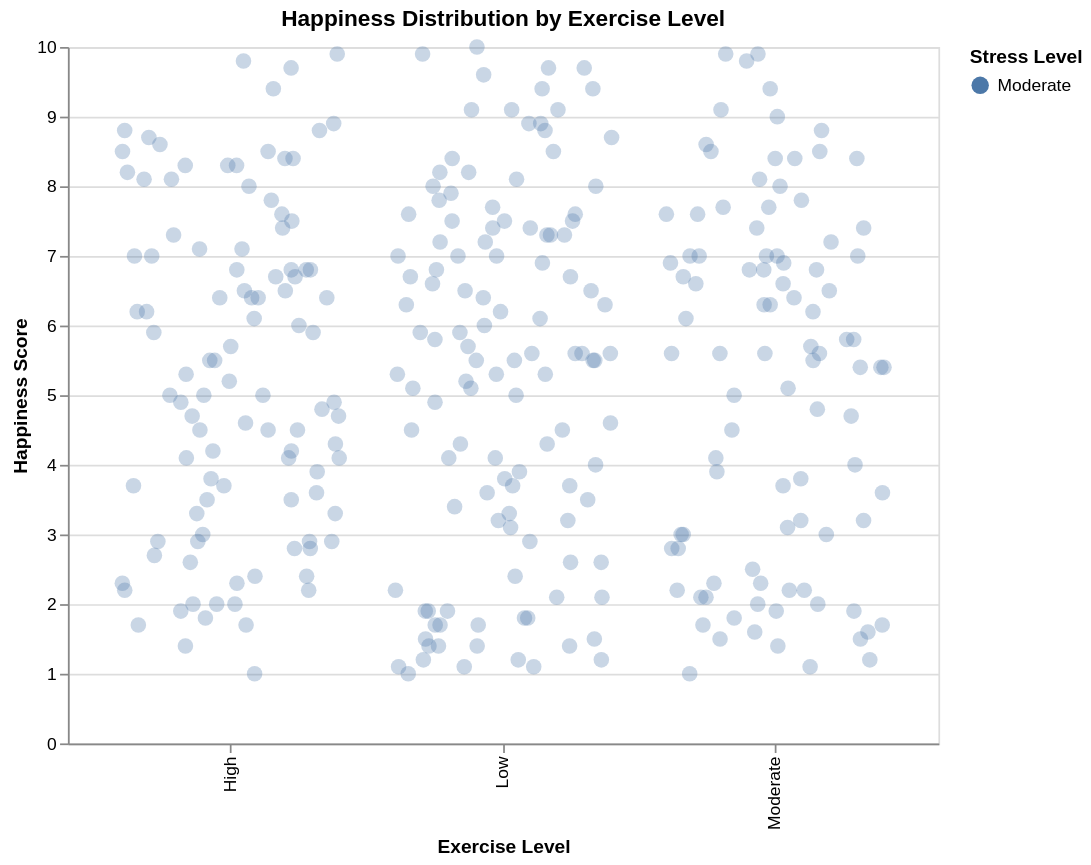

Notebook code for this chart:
### Markdown cell above
The visualizations illustrate the relationship between happiness score, stress level, and exercise level for women. The box plots comparing happiness across stress levels show that median happiness scores are relatively similar for low, moderate, and high stress, with substantial overlap in their distributions, suggesting that stress alone is not a strong predictor of happiness. In contrast, the plots examining exercise level reveal a clearer pattern: higher levels of exercise are generally associated with higher median happiness scores. This trend is consistent even when filtering by stress level, indicating that exercise may positively influence happiness regardless of an individual’s stress level. Additionally, while there is still variability within each group, the upper ranges of happiness scores tend to be higher for those with moderate to high exercise levels. Overall, these results suggest that exercise has a more noticeable and consistent relationship with happiness than stress, supporting the idea that lifestyle factors such as physical activity play an important role in overall well-being.

### Code cell
alt.data_transformers.disable_max_rows()

# Filter data
women_data = df[df["Gender"] == "Female"].copy()

# ADD JITTER
np.random.seed(1)  # keeps jitter consistent
women_data["jitter"] = np.random.uniform(-0.2, 0.2, size=len(women_data))

# DROPDOWN FILTER
stress_param = alt.param(
    name="stress_filter",
    bind=alt.binding_select(options=["Low", "Moderate", "High"]),
    value="Moderate"
)

# HOVER INTERACTION
hover = alt.selection_point(
    on="mouseover",
    empty="none"
)

# JITTERED SCATTER (STRIP PLOT)
scatter = alt.Chart(women_data).mark_circle(size=80).encode(
    x=alt.X("Exercise Level:N", title="Exercise Level"),
    xOffset="jitter:Q",  # ✅ THIS CREATES THE JITTER
    y=alt.Y("Happiness Score:Q", title="Happiness Score"),
    
    color=alt.Color("Stress Level:N", title="Stress Level"),  # ✅ COLOR
    
    opacity=alt.condition(hover, alt.value(1), alt.value(0.3)),  # ✅ HIGHLIGHT
    
    tooltip=["Exercise Level", "Happiness Score", "Stress Level"]
).add_params(
    stress_param,
    hover
).transform_filter(
    alt.datum["Stress Level"] == stress_param
).properties(
    title="Happiness Distribution by Exercise Level",
    width=500,
    height=400
)

scatter

### Figure 1 — Vega-Lite specification as saved in the notebook (floating-point values rounded to 4 significant figures; data arrays with more than 128 entries replaced by an {"elided": "..."} marker saying what was removed)
{"config": {"view": {"continuousWidth": 300, "continuousHeight": 300}}, "data": {"name": "data-f132055df40decb05a9dd3267f6497f5"}, "mark": {"type": "circle", "size": 80}, "encoding": {"color": {"field": "Stress Level", "title": "Stress Level", "type": "nominal"}, "opacity": {"condition": {"param": "param_5", "value": 1, "empty": false}, "value": 0.3}, "tooltip": [{"field": "Exercise Level", "type": "nominal"}, {"field": "Happiness Score", "type": "quantitative"}, {"field": "Stress Level", "type": "nominal"}], "x": {"field": "Exercise Level", "title": "Exercise Level", "type": "nominal"}, "xOffset": {"field": "jitter", "type": "quantitative"}, "y": {"field": "Happiness Score", "title": "Happiness Score", "type": "quantitative"}}, "height": 400, "params": [{"name": "stress_filter", "bind": {"input": "select", "options": ["Low", "Moderate", "High"]}, "value": "Moderate"}, {"name": "param_5", "select": {"type": "point", "on": "mouseover"}}], "title": "Happiness Distribution by Exercise Level", "transform": [{"filter": "(datum['Stress Level'] === stress_filter)"}], "width": 500, "$schema": "https://vega.github.io/schema/vega-lite/v5.8.0.json", "datasets": {"data-f132055df40decb05a9dd3267f6497f5": {"elided": "1024 records"}}}
